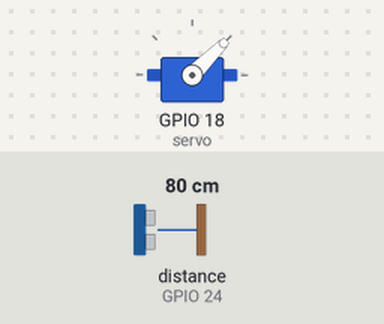
Simulated run of this program. Board: Raspberry Pi (BCM pin numbers). On the bench: servo. The inputs (shaded band) are chosen by the test bench; at power-on: distance to the obstacle (sensor on GPIO 24) 80 cm. The echo pulse lasts 58.3 µs per cm; the desktop window is not drawn, its controls go by their first labels and the mouse button is held 0.15 s; servo angles are drawn from the pulse width (0.5 ms = 0°, 2.5 ms = 180°); threads take turns every 2 ms; the clock reads 2024-03-15 10:24:30 at power-on unless the program sets it; what the program prints to the terminal is not drawn.

Above: at 1.2 s.
1.3 s: distance to the obstacle (sensor on GPIO 24) set to 8 cm
3.3 s: distance to the obstacle (sensor on GPIO 24) set to 5 cm
At 4.5 s:
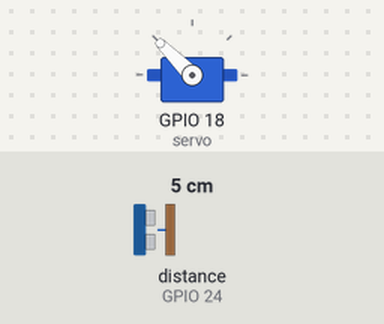
5.6 s: distance to the obstacle (sensor on GPIO 24) set to 9 cm
At 6.9 s:
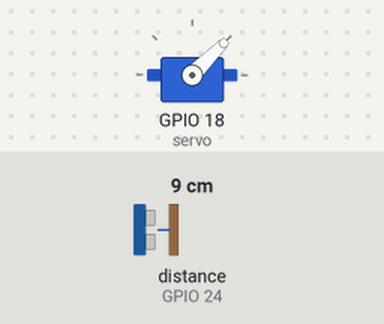
7.6 s: distance to the obstacle (sensor on GPIO 24) set to 2 cm
At 9.2 s:
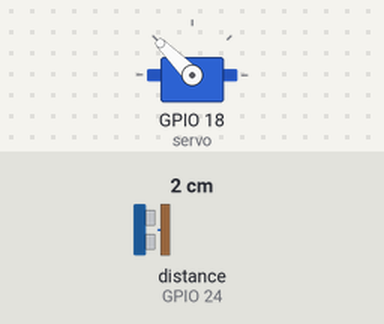
Timing chart, 0 to 10.6 s (numbered marks = the images above; inputs shaded):
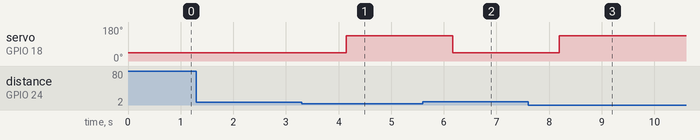

The program:

servo1.py
```python
from tkinter import *;
from HR04 import HR04;
import threading
from gpiozero import AngularServo;

class App:
    def __init__(self,master):
        self.hr04 = HR04(23,24);
        self.servo = AngularServo(18,min_angle=0,max_angle=90);
        self.servo.angle=0;
        self.getDistance();

    def getDistance(self):
        distanceCm = self.hr04.getCmDistance();
        if distanceCm == None:
            print("over distance");
        elif distanceCm <= 6:
            self.servo.angle = 90;
        else:
            self.servo.angle = 0;

        threading.Timer(1,self.getDistance).start();

if __name__ == "__main__":
    root = Tk();
    root.title("Servo And HC-HR04");
    root.option_add("*font",("Helvetica",18,"bold"));
    root.option_add("*background","gold");
    display = App(root);
    root.mainloop();
```

HR04.py
```python
import RPi.GPIO as GPIO
import time

class HR04(object):
    def __init__(self,trig,echo):
        GPIO.setmode(GPIO.BCM);
        GPIO.setwarnings(False);
        self.trig = trig;
        self.echo = echo;
        GPIO.setup(self.trig,GPIO.OUT);
        GPIO.setup(self.echo,GPIO.IN);
        print("run");

    def __str__():
        return "control HR04";

    def getCmDistance(self):
        try:
            GPIO.setmode(GPIO.BCM);
            GPIO.setup(self.trig,GPIO.OUT);
            GPIO.setup(self.echo,GPIO.IN);

            GPIO.output(self.trig,False);
            time.sleep(0.01);
            GPIO.output(self.trig,True);
            time.sleep(0.00001);
            GPIO.output(self.trig,False);

            while GPIO.input(self.echo) == 0:
                self.pulse_start = time.time();

            while GPIO.input(self.echo) == 1:
                self.pulse_end = time.time();

            pulse_duration = self.pulse_end - self.pulse_start;
            distance = pulse_duration * 17150;
            distance = round(distance);

            if distance < 2 or distance > 400:
                return None;
            else:
                return distance;
        except:

            return None;
```

Measured:
- the behaviour switches between 7 and 6 cm on distance to the obstacle (sensor on GPIO 24) (found by bisection; images 0 and 1)
- after the input at 1.3 s, every drawn part: stays the same
- after the input at 3.3 s, servo on GPIO 18 (servo): 45° → 135° after 0.85 s
- after the input at 5.6 s, servo on GPIO 18 (servo): 135° → 45° after 0.57 s
- after the input at 7.6 s, servo on GPIO 18 (servo): 45° → 135° after 0.59 s
